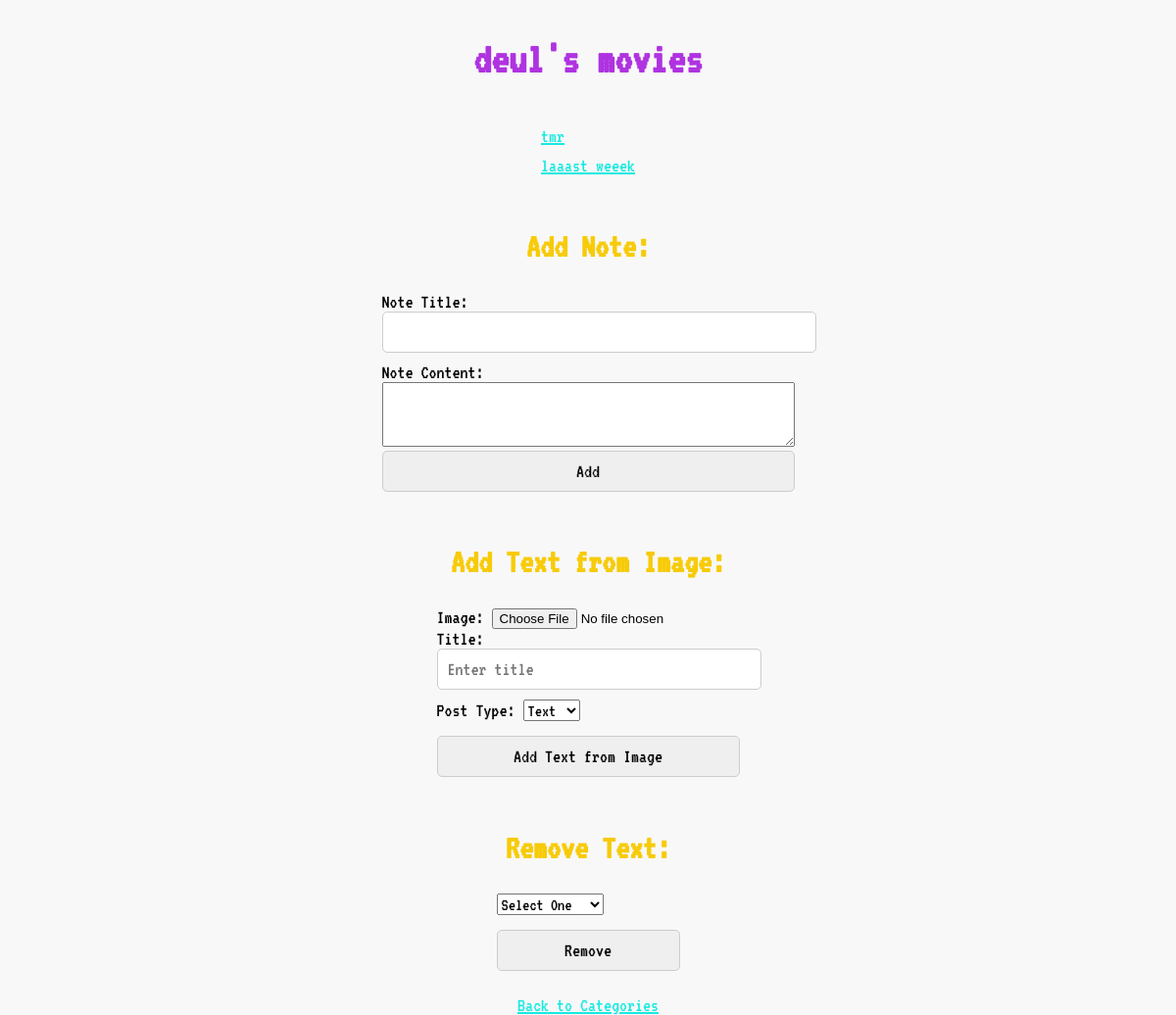
The page /category/1 (signed in) on the database as committed earlier.
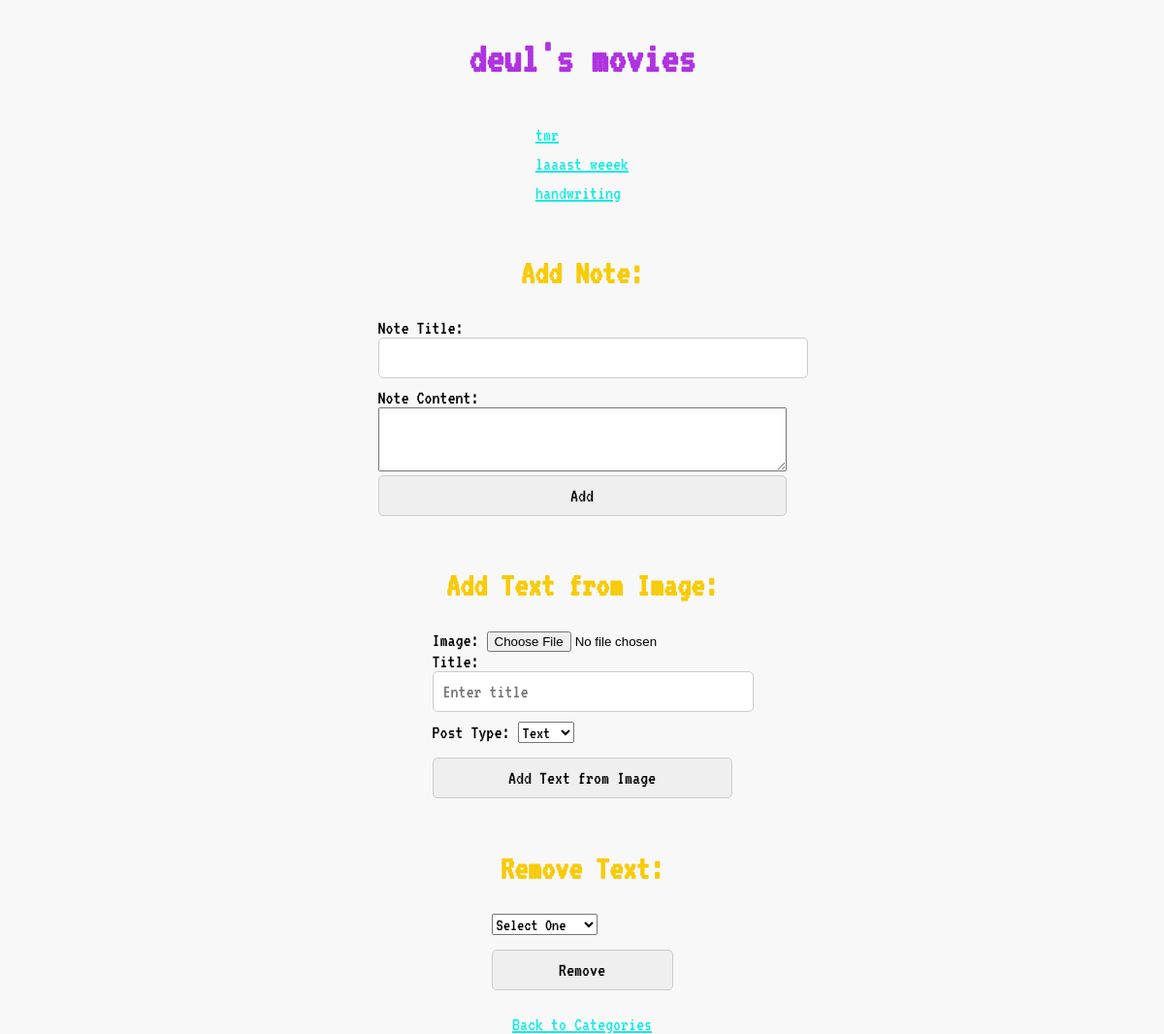
The same page on the database as committed later.
### app.py (models this page shows, shortened)
class Note(db.Model):
    id = db.Column(db.Integer, primary_key=True)
    title = db.Column(db.String(100), nullable=False)
    content = db.Column(db.Text, nullable=False)
    category_id = db.Column(db.Integer, db.ForeignKey('category.id'), nullable=False)
    category = db.relationship('Category', backref=db.backref('notes', lazy=True))
    post_type = db.Column(db.String(10), nullable=False)

### app.py (the view)
@app.route('/category/<int:category_id>')
def category_notes(category_id):
    if 'user_id' not in session:
        return redirect(url_for('login'))
    user = User.query.get(session['user_id'])
    category = Category.query.get(category_id)
    if category and category.user_id == session['user_id']:
        notes = category.notes
        return render_template('notes.html', user=user, category=category, notes=notes)
    else:
        error = 'Category not found'
        return render_template('main.html', error=error)

### templates/notes.html (shortened to what this page needs)
<!DOCTYPE html>
<html>
<head>
    <link rel="stylesheet" type="text/css" href="{{ url_for('static', filename='styles.css') }}">
</head>
<body>
    <h1>{{ user.nickname }}'s {{ category.name }}</h1>
    <ul>
        {% for note in notes %}
            <li><a href="{{ url_for('view_note', note_id=note.id) }}">{{ note.title }}</a></li>
        {% endfor %}
    </ul>
    <h2>Add Note:</h2>
    <form action="{{ url_for('create_note') }}" method="post">
        <label for="note_title">Note Title:</label>
        <input type="text" id="note_title" name="note_title" required><br>
        <label for="note_content">Note Content:</label><br>
        <textarea id="note_content" name="note_content" rows="4" cols="50" required></textarea><br>
        <input type="submit" value="Add">
    </form>
    <h2>Add Text from Image:</h2>
    <form action="{{ url_for('add_text_from_image') }}" method="post" enctype="multipart/form-data">
        <label for="image_file">Image:</label>
        <input type="file" name="image_file" accept=".png, .jpg, .jpeg"><br>
        <label for="image_title">Title:</label>
        <input type="text" name="image_title" placeholder="Enter title"><br>
        <label for="post_type">Post Type:</label>
        <select name="post_type">
            <option value="text">Text</option>
        </select><br>
        <input type="submit" value="Add Text from Image">
    </form>
    <h2>Remove Text:</h2>
    <form action="{{ url_for('remove_text') }}" method="post">
        <select name="note_id">
            <option value="" disabled selected>Select One</option>
        </select>
        <input type="submit" value="Remove">
    </form>
    <a href="{{ url_for('main') }}">Back to Categories</a>
</body>
</html>

Rows that differ between the two databases and show on the page:
added Note: title "handwriting"
